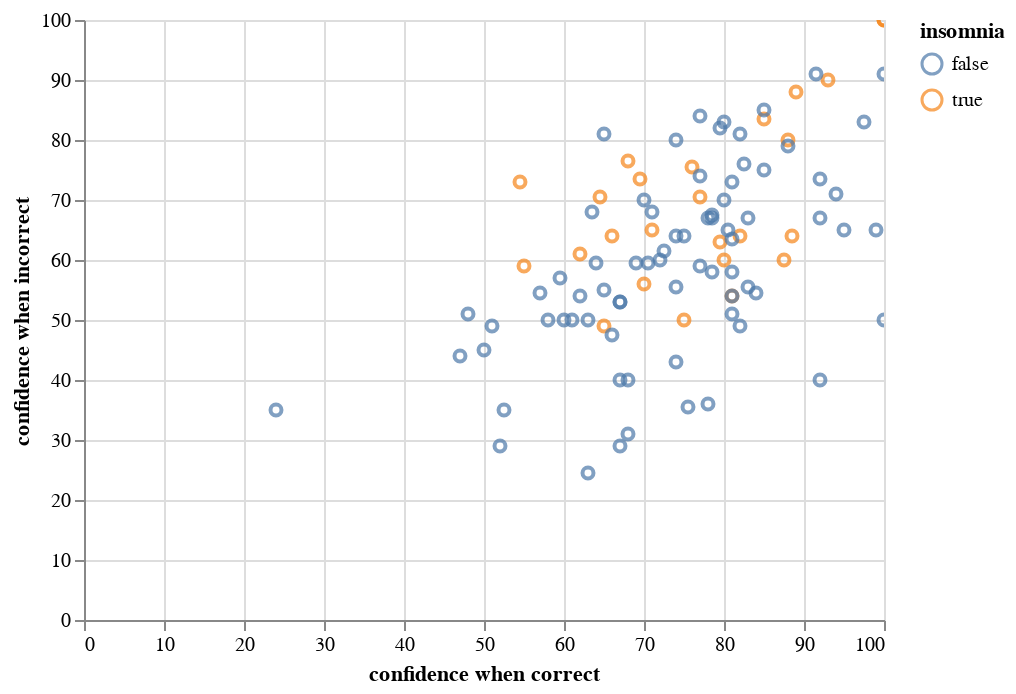

Here is the notebook cell this chart was saved with:
### Markdown cell above
## Interactive plotting with Altair

To make a plot interactive, which allows zooming and in and and other actions, you can simply add `.intractive()` to your chained functions. The interactivity works in JupyterLab, but does not currently work when the Jupyter notebook is exported to HTML (so if you are reading the HTML version of this document, you are only seeing static plots), but if you save the plot as HTML (see below), the interactivity is retained.

### Code cell
alt.Chart(df
    ).mark_point(
    ).encode(
        x='confidence when correct:Q',
        y='confidence when incorrect:Q',
        color='insomnia:N'
    ).interactive()
